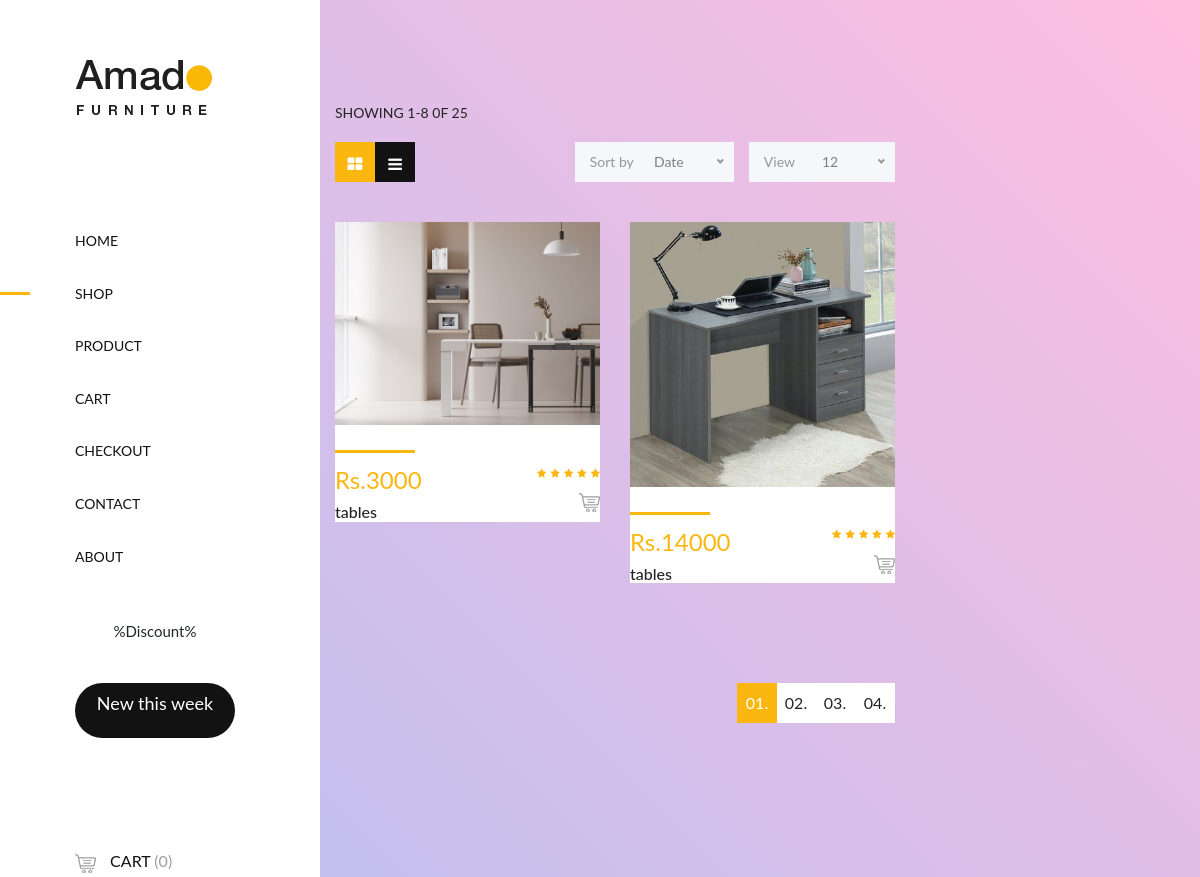
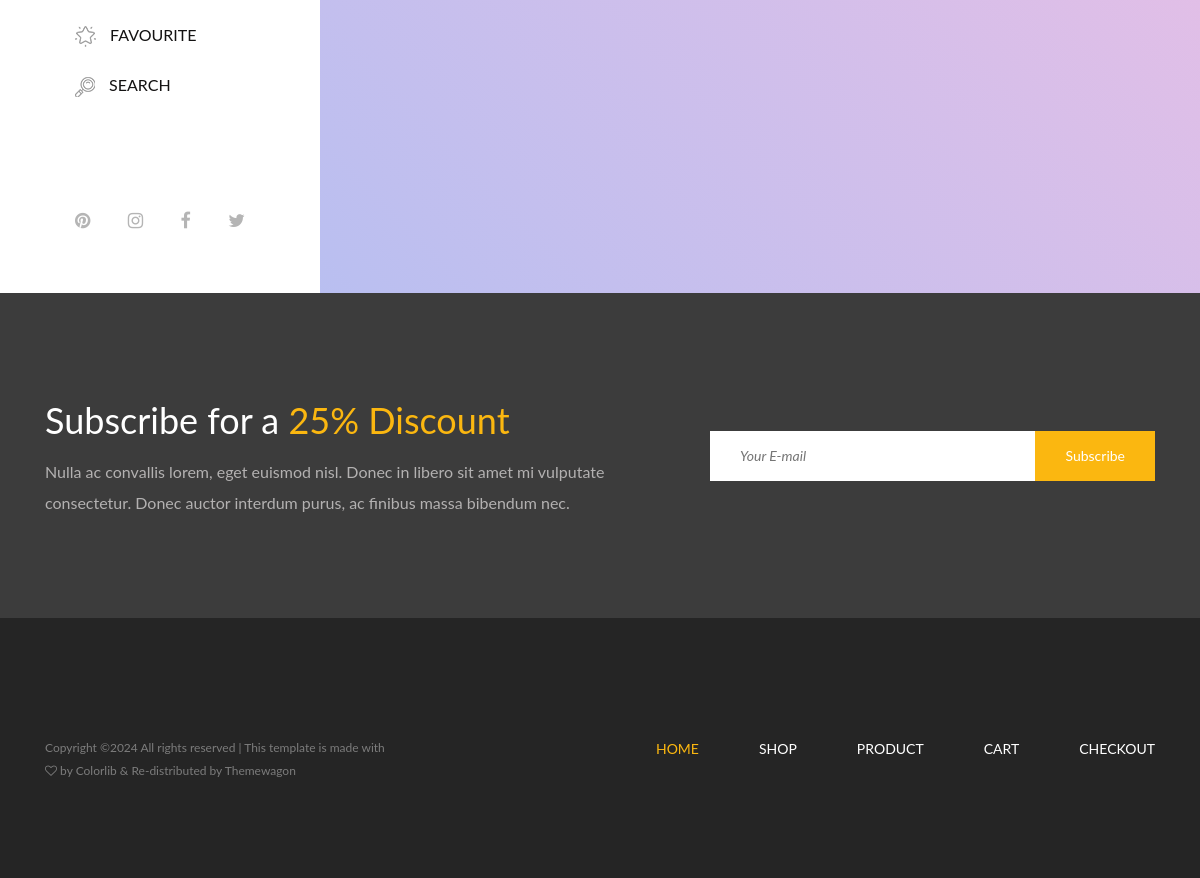
Page /product_filter/Study/ on the committed database (2 pictures, top to bottom).
### fapp/models.py (models this page shows)
class product(models.Model):
    pname = models.CharField(max_length=100, null=True, blank=True)
    pcat = models.CharField(max_length=100, null=True, blank=True)
    pquan = models.IntegerField(null=True, blank=True)
    pprice = models.IntegerField(null=True, blank=True)
    pimage1 = models.ImageField(upload_to="p_images",null=True, blank=True)
    pimage2 = models.ImageField(upload_to="p_images",null=True, blank=True)
    pimage3 = models.ImageField(upload_to="p_images",null=True, blank=True)
    pman = models.CharField(max_length=100, null=True, blank=True)
    coun = models.CharField(max_length=100, null=True, blank=True)
    pdesc = models.CharField(max_length=100, null=True, blank=True)

### webapp/views.py (the view)
# urls.py: path('product_filter/<cat_name>/', views.product_filter , name='product_filter'),
def product_filter(req,cat_name):
    pd = product.objects.filter(pcat=cat_name)  #like id=pro_id
    return render(req,"product_filter.html",{'pd':pd})

### webapp/templates/product_filter.html (shortened to what this page needs)
<!DOCTYPE html>
{% load static %}
<html lang="en">
<head>
    <link href="{% static 'web/css/core-style.css' %}" rel="stylesheet">
    <link href="{% static 'web/style.css' %}" rel="stylesheet">
</head>
<body>
<div class="main-content-wrapper d-flex clearfix">
    <header class="header-area clearfix">
        <div class="logo">
            <a href="{% url 'homepage' %}"><img alt="" src="{% static 'web/img/core-img/logo.png' %}"></a>
        </div>
        <nav class="amado-nav">
            <ul>
                <li><a href="{% url 'homepage' %}">Home</a></li>
                <li class="active"><a href="{% url 'product_page' %}">Shop</a></li>
                <li><a href="product-details.html">Product</a></li>
                <li><a href="cart.html">Cart</a></li>
                <li><a href="checkout.html">Checkout</a></li>
                <li><a href="{% url 'contact_page' %}">Contact</a></li>
                <li><a href="{% url 'about_page' %}">About</a></li>
            </ul>
        </nav>
        <div class="amado-btn-group mt-30 mb-100">
            <a class="btn amado-btn mb-15" href="#">%Discount%</a>
            <a class="btn amado-btn active" href="#">New this week</a>
        </div>
        <div class="cart-fav-search mb-100">
            <a class="cart-nav" href="cart.html"><img alt="" src="{% static 'web/img/core-img/cart.png' %}"> Cart <span>(0)</span></a>
            <a class="fav-nav" href="#"><img alt="" src="{% static 'web/img/core-img/favorites.png' %}"> Favourite</a>
            <a class="search-nav" href="#"><img alt="" src="{% static 'web/img/core-img/search.png' %}"> Search</a>
        </div>
        <div class="social-info d-flex justify-content-between">
            <a href="#"><i aria-hidden="true" class="fa fa-pinterest"></i></a>
            <a href="#"><i aria-hidden="true" class="fa fa-instagram"></i></a>
            <a href="#"><i aria-hidden="true" class="fa fa-facebook"></i></a>
            <a href="#"><i aria-hidden="true" class="fa fa-twitter"></i></a>
        </div>
    </header>
    <div class="amado_product_area section-padding-100">
        <div class="container-fluid">
            <div class="row">
                <div class="col-12">
                    <div class="product-topbar d-xl-flex align-items-end justify-content-between">
                        <div class="total-products">
                            <p>Showing 1-8 0f 25</p>
                            <div class="view d-flex">
                                <a href="#"><i aria-hidden="true" class="fa fa-th-large"></i></a>
                                <a href="#"><i aria-hidden="true" class="fa fa-bars"></i></a>
                            </div>
                        </div>
                        <div class="product-sorting d-flex">
                            <div class="sort-by-date d-flex align-items-center mr-15">
                                <p>Sort by</p>
                                <form action="#" method="get">
                                </form>
                            </div>
                            <div class="view-product d-flex align-items-center">
                                <p>View</p>
                                <form action="#" method="get">
                                </form>
                            </div>
                        </div>
                    </div>
                </div>
            </div>
            <div class="row">
                {% for i in pd %}
                <div class="col-12 col-sm-3 col-md-12 col-xl-6">
                    <div class="single-product-wrapper">
                        <div class="product-img">
                            <a href="{% url 'single_product' pro_id=i.id %}">
                            <img alt="" height="50px" src="{{ i.pimage1.url}}" width="30px">
                                </a>
                        </div>
                        <div class="product-description d-flex align-items-center justify-content-between">
                            <div class="product-meta-data">
                                <div class="line"></div>
                                <p class="product-price">Rs.{{ i.pprice }}</p>
                                <a href="product-details.html">
                                    <h6>{{i.pname}}</h6>
                                </a>
                            </div>
                            <div class="ratings-cart text-right">
                                <div class="ratings">
                                    <i aria-hidden="true" class="fa fa-star"></i>
                                    <i aria-hidden="true" class="fa fa-star"></i>
                                    <i aria-hidden="true" class="fa fa-star"></i>
                                    <i aria-hidden="true" class="fa fa-star"></i>
                                    <i aria-hidden="true" class="fa fa-star"></i>
                                </div>
                                <div class="cart">
                                    <a data-placement="left" data-toggle="tooltip" href="cart.html" title="Add to Cart"><img
                                            alt="" src="{% static 'web/img/core-img/cart.png' %}"></a>
                                </div>
                            </div>
                        </div>
                    </div>
                </div>
                {% endfor %}
                </div>
            <div class="row">
                <div class="col-12">
                    <nav aria-label="navigation">
                        <ul class="pagination justify-content-end mt-50">
                            <li class="page-item active"><a class="page-link" href="#">01.</a></li>
                            <li class="page-item"><a class="page-link" href="#">02.</a></li>
                            <li class="page-item"><a class="page-link" href="#">03.</a></li>
                            <li class="page-item"><a class="page-link" href="#">04.</a></li>
                        </ul>
                    </nav>
                </div>
            </div>
        </div>
    </div>
</div>
<section class="newsletter-area section-padding-100-0">
    <div class="container">
        <div class="row align-items-center">
            <div class="col-12 col-lg-6 col-xl-7">
                <div class="newsletter-text mb-100">
                    <h2>Subscribe for a <span>25% Discount</span></h2>
                    <p>Nulla ac convallis lorem, eget euismod nisl. Donec in libero sit amet mi vulputate consectetur.
                        Donec auctor interdum purus, ac finibus massa bibendum nec.</p>
                </div>
            </div>
            <div class="col-12 col-lg-6 col-xl-5">
                <div class="newsletter-form mb-100">
                    <form action="#" method="post">
                        <input class="nl-email" name="email" placeholder="Your E-mail" type="email">
                        <input type="submit" value="Subscribe">
                    </form>
                </div>
            </div>
        </div>
    </div>
</section>
<footer class="footer_area clearfix">
    <div class="container">
        <div class="row align-items-center">
            <div class="col-12 col-lg-4">
                <div class="single_widget_area">
                    <div class="footer-logo mr-50">
                    </div>
                    <p class="copywrite">
                        Copyright &copy;<script>document.write(new Date().getFullYear());</script>
                        All rights reserved | This template is made with <i aria-hidden="true"
                                                                            class="fa fa-heart-o"></i> by <a
                            href="https://colorlib.com" target="_blank">Colorlib</a> & Re-distributed by <a
                            href="https://themewagon.com/" target="_blank">Themewagon</a>
                </div>
            </div>
            <div class="col-12 col-lg-8">
                <div class="single_widget_area">
                    <div class="footer_menu">
                        <nav class="navbar navbar-expand-lg justify-content-end">
                            <div class="collapse navbar-collapse" id="footerNavContent">
                                <ul class="navbar-nav ml-auto">
                                    <li class="nav-item active">
                                        <a class="nav-link" href="index.html">Home</a>
                                    </li>
                                    <li class="nav-item">
                                        <a class="nav-link" href="shop.html">Shop</a>
                                    </li>
                                    <li class="nav-item">
                                        <a class="nav-link" href="product-details.html">Product</a>
                                    </li>
                                    <li class="nav-item">
                                        <a class="nav-link" href="cart.html">Cart</a>
                                    </li>
                                    <li class="nav-item">
                                        <a class="nav-link" href="checkout.html">Checkout</a>
                                    </li>
                                </ul>
                            </div>
                        </nav>
                    </div>
                </div>
            </div>
        </div>
    </div>
</footer>
</body>
</html>

### rows in the picture
product: pimage1 (picture), pprice "3000", pname "tables"
product: pimage1 (picture), pprice "14000", pname "tables"
